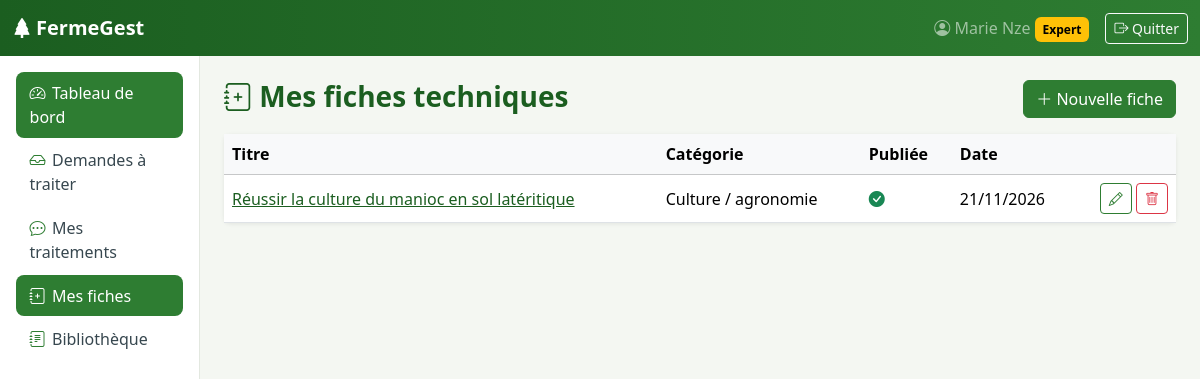
Screenshot of /conseils/expert/fiches/ (signed in) with the database file from the repository.
### conseils/models.py (models this page shows, shortened)
class FicheTechnique(models.Model):
    auteur = models.ForeignKey(settings.AUTH_USER_MODEL, on_delete=models.CASCADE,
                               related_name="fiches")
    titre = models.CharField("Titre", max_length=150)
    categorie = models.CharField("Catégorie", max_length=10,
                                 choices=DemandeConseil.Categorie.choices)
    resume = models.CharField("Résumé", max_length=250)
    contenu = models.TextField("Contenu")
    publiee = models.BooleanField("Publiée", default=True)
    date_publication = models.DateTimeField(auto_now_add=True)
    class Meta:
        ordering = ["-date_publication"]
        verbose_name = "Fiche technique"
        verbose_name_plural = "Fiches techniques"

### conseils/views.py (the view)
# urls.py: path("expert/fiches/", views.MesFichesView.as_view(), name="mes_fiches"),
class MesFichesView(ExpertRequisMixin, ListView):
    template_name = "conseils/mes_fiches.html"
    context_object_name = "fiches"
    def get_queryset(self):
        return FicheTechnique.objects.filter(auteur=self.request.user)

### comptes/context_processors.py (called while the page is built)
def navigation(request):
    user = request.user
    role, menu = None, []
    if user.is_authenticated:
        profil = getattr(user, "profil", None)
        if user.is_staff:
            role = "ADMIN"
        elif profil:
            role = profil.role
            modele = MENU_FERMIER if profil.est_fermier else MENU_EXPERT
            for libelle, nom_url, icone in modele:
                url = reverse(nom_url)
                actif = request.path == url or (
                    url.count("/") > 2 and request.path.startswith(url))
                menu.append({"libelle": libelle, "url": url, "icone": icone, "actif": actif})
    return {"role_courant": role, "menu": menu}

### comptes/models.py (called while the page is built)
    @property
    def est_fermier(self):
        return self.role == self.Role.FERMIER

### comptes/permissions.py (called while the page is built)
    def test_func(self):
        user = self.request.user
        profil = getattr(user, "profil", None)
        return bool(profil and profil.est_valide and profil.role == self.role_requis)

### templates/conseils/mes_fiches.html
{% extends "base.html" %}{% block titre %}Mes fiches{% endblock %}
{% block contenu %}
<div class="d-flex justify-content-between mb-3"><h1 class="page-titre h3 mb-0"><i class="bi bi-journal-plus"></i> Mes fiches techniques</h1>
<a class="btn btn-primary" href="{% url 'conseils:fiche_creer' %}"><i class="bi bi-plus-lg"></i> Nouvelle fiche</a></div>
<div class="card"><table class="table align-middle mb-0">
  <thead class="table-light"><tr><th>Titre</th><th>Catégorie</th><th>Publiée</th><th>Date</th><th></th></tr></thead>
  {% for f in fiches %}<tr><td><a href="{% url 'conseils:fiche_detail' f.pk %}">{{ f.titre }}</a></td><td>{{ f.get_categorie_display }}</td>
   <td>{% if f.publiee %}<i class="bi bi-check-circle-fill text-success"></i>{% else %}<i class="bi bi-dash-circle text-muted"></i>{% endif %}</td><td>{{ f.date_publication|date:"d/m/Y" }}</td>
   <td class="text-end"><a class="btn btn-sm btn-outline-primary" href="{% url 'conseils:fiche_modifier' f.pk %}"><i class="bi bi-pencil"></i></a>
   <a class="btn btn-sm btn-outline-danger" href="{% url 'conseils:fiche_supprimer' f.pk %}"><i class="bi bi-trash"></i></a></td></tr>
  {% empty %}<tr><td colspan="5" class="text-center text-muted py-5">Aucune fiche rédigée.</td></tr>{% endfor %}
</table></div>
{% endblock %}

### templates/base.html (shortened to what this page needs)
{% load static %}<!DOCTYPE html>
<html lang="fr">
<head>
  <link rel="stylesheet" href="{% static 'vendor/bootstrap/bootstrap.min.css' %}">
  <link rel="stylesheet" href="{% static 'vendor/bootstrap-icons/bootstrap-icons.min.css' %}">
  <link rel="stylesheet" href="{% static 'css/app.css' %}">
</head>
<body>
<nav class="navbar navbar-dark navbar-ferme navbar-expand sticky-top">
  <div class="container-fluid">
    <a class="navbar-brand fw-bold" href="{% url 'comptes:accueil' %}"><i class="bi bi-tree-fill me-1"></i>FermeGest</a>
    <ul class="navbar-nav ms-auto align-items-center">
      {% if user.is_authenticated %}
        <li class="nav-item"><a class="nav-link" href="{% url 'comptes:profil' %}"><i class="bi bi-person-circle"></i><span class="d-none d-md-inline"> {{ user.get_full_name|default:user.username }}</span>
          {% if role_courant == 'EXPERT' %}<span class="badge text-bg-warning d-none d-sm-inline">Expert</span>{% elif role_courant == 'FERMIER' %}<span class="badge text-bg-light d-none d-sm-inline">Fermier</span>{% endif %}</a></li>
        <li class="nav-item">
          <form method="post" action="{% url 'comptes:deconnexion' %}" class="d-inline">{% csrf_token %}
            <button class="btn btn-sm btn-outline-light ms-2"><i class="bi bi-box-arrow-right"></i><span class="d-none d-md-inline"> Quitter</span></button>
          </form>
        </li>
      {% endif %}
    </ul>
  </div>
</nav>
<div class="container-fluid">
  <div class="row">
    {% if menu %}
    <aside class="col-md-3 col-lg-2 sidebar p-3 d-none d-md-block">
      <ul class="nav flex-column">
        {% for item in menu %}
        <li class="nav-item"><a class="nav-link {% if item.actif %}active{% endif %}" href="{{ item.url }}"><i class="bi {{ item.icone }}"></i>{{ item.libelle }}</a></li>
        {% endfor %}
      </ul>
    </aside>
    {% endif %}
    <main class="col p-4">
      {% block contenu %}{% endblock %}
    </main>
  </div>
</div>
</body>
</html>

### static/css/app.css (style rules this page uses)
:root { --fg-green:#2e7d32; --fg-green-dark:#1b5e20; --fg-soil:#6d4c41; --fg-bg:#f4f7f2; }
body { background: var(--fg-bg); }
.navbar-ferme { background: linear-gradient(90deg, var(--fg-green-dark), var(--fg-green)); }
.sidebar { min-height: calc(100vh - 56px); background:#fff; border-right:1px solid #e3e8e0; }
.sidebar .nav-link { color:#37474f; border-radius:.5rem; padding:.55rem .85rem; margin-bottom:2px; }
.sidebar .nav-link i { width:1.4rem; display:inline-block; color:var(--fg-green); }
.sidebar .nav-link.active { background:var(--fg-green); color:#fff; }
.sidebar .nav-link.active i { color:#fff; }
.card { border:0; box-shadow:0 1px 4px rgba(0,0,0,.08); }
.btn-primary { background:var(--fg-green); border-color:var(--fg-green); }
.btn-outline-primary { color:var(--fg-green); border-color:var(--fg-green); }
a { color:var(--fg-green-dark); }
.page-titre { color:var(--fg-green-dark); font-weight:700; }

### rows the page displays
FicheTechnique: titre "Réussir la culture du manioc en sol latéritique", categorie "Culture / agronomie", publiee True (drawn), date_publication "21/11/2026"

### other values shown
{{ user.get_full_name|default:user.username }} "Marie Nze"
{{ item.libelle }} "Tableau de bord" "Demandes à traiter" "Mes traitements" "Mes fiches" "Bibliothèque"
